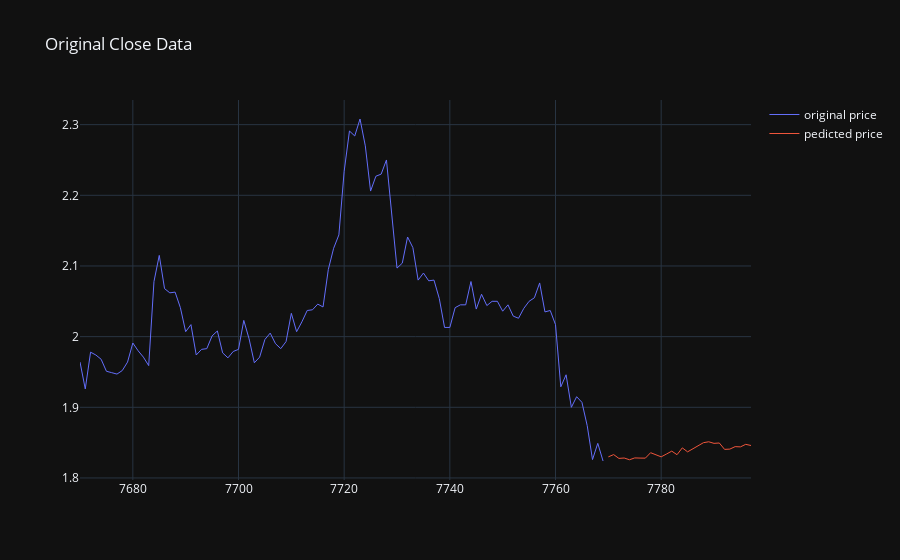

The notebook cell saved with this chart:
### Code cell
fig = go.Figure()
fig.add_trace(go.Scatter(x=np.array(range(rows-100, rows)), y=close[-100:],
                         mode='lines',
                         name='original price', line=dict(width=1)))
fig.add_trace(go.Scatter(x=np.array(range(rows, rows+28)), y=model_fit.predict(start = rows, end = rows+28, dynamic= True),
                         mode='lines',
                         name='pedicted price', line=dict(width=1)))
fig.update_layout(template="plotly_dark", title="Original Close Data")
fig.show()
